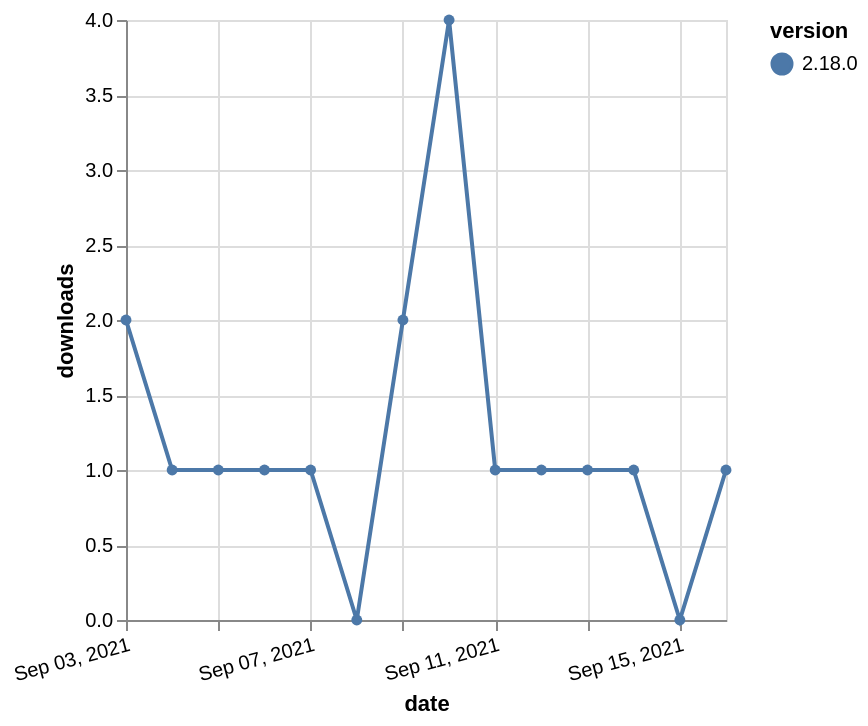

Write the Vega-Lite specification saved for this chart.
### Vega-Lite specification from a JSON file in a GitHub repository (floating-point values rounded to 4 significant figures)
{"$schema": "https://vega.github.io/schema/vega-lite/v5.json", "description": "A simple bar chart with embedded data.", "data": {"values": [{"date": "2021-09-03", "total": 519, "delta": 2, "version": "2.18.0"}, {"date": "2021-09-04", "total": 520, "delta": 1, "version": "2.18.0"}, {"date": "2021-09-05", "total": 521, "delta": 1, "version": "2.18.0"}, {"date": "2021-09-06", "total": 522, "delta": 1, "version": "2.18.0"}, {"date": "2021-09-07", "total": 523, "delta": 1, "version": "2.18.0"}, {"date": "2021-09-08", "total": 523, "delta": 0, "version": "2.18.0"}, {"date": "2021-09-09", "total": 525, "delta": 2, "version": "2.18.0"}, {"date": "2021-09-10", "total": 529, "delta": 4, "version": "2.18.0"}, {"date": "2021-09-11", "total": 530, "delta": 1, "version": "2.18.0"}, {"date": "2021-09-12", "total": 531, "delta": 1, "version": "2.18.0"}, {"date": "2021-09-13", "total": 532, "delta": 1, "version": "2.18.0"}, {"date": "2021-09-14", "total": 533, "delta": 1, "version": "2.18.0"}, {"date": "2021-09-15", "total": 533, "delta": 0, "version": "2.18.0"}, {"date": "2021-09-16", "total": 534, "delta": 1, "version": "2.18.0"}]}, "width": "container", "mark": {"type": "line", "point": {"filled": true}}, "encoding": {"x": {"field": "date", "type": "temporal", "timeUnit": "yearmonthdate", "title": "date", "axis": {"labelAngle": -15}}, "y": {"field": "delta", "type": "quantitative", "title": "downloads"}, "color": {"field": "version", "type": "nominal"}, "tooltip": {"field": "delta"}}}
